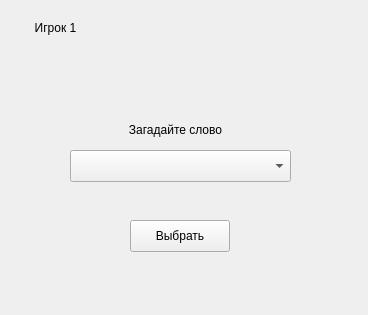
<?xml version="1.0" encoding="UTF-8"?>
<ui version="4.0">
 <class>Widget</class>
 <widget class="QWidget" name="Widget">
  <property name="geometry">
   <rect>
    <x>0</x>
    <y>0</y>
    <width>368</width>
    <height>315</height>
   </rect>
  </property>
  <property name="windowTitle">
   <string>Widget</string>
  </property>
  <widget class="QStackedWidget" name="stackedWidget">
   <property name="geometry">
    <rect>
     <x>0</x>
     <y>0</y>
     <width>361</width>
     <height>321</height>
    </rect>
   </property>
   <property name="currentIndex">
    <number>0</number>
   </property>
   <widget class="QWidget" name="page">
    <widget class="QLabel" name="label">
     <property name="geometry">
      <rect>
       <x>30</x>
       <y>20</y>
       <width>51</width>
       <height>16</height>
      </rect>
     </property>
     <property name="text">
      <string>Игрок 1</string>
     </property>
     <property name="alignment">
      <set>Qt::AlignCenter</set>
     </property>
    </widget>
    <widget class="QLabel" name="label_2">
     <property name="geometry">
      <rect>
       <x>120</x>
       <y>120</y>
       <width>111</width>
       <height>20</height>
      </rect>
     </property>
     <property name="text">
      <string>Загадайте слово</string>
     </property>
     <property name="alignment">
      <set>Qt::AlignCenter</set>
     </property>
    </widget>
    <widget class="QComboBox" name="comboBox">
     <property name="geometry">
      <rect>
       <x>70</x>
       <y>150</y>
       <width>221</width>
       <height>32</height>
      </rect>
     </property>
    </widget>
    <widget class="QPushButton" name="pushButton">
     <property name="geometry">
      <rect>
       <x>130</x>
       <y>220</y>
       <width>100</width>
       <height>32</height>
      </rect>
     </property>
     <property name="text">
      <string>Выбрать</string>
     </property>
    </widget>
   </widget>
   <widget class="QWidget" name="page_2">
    <widget class="QLabel" name="label_4">
     <property name="geometry">
      <rect>
       <x>40</x>
       <y>230</y>
       <width>291</width>
       <height>20</height>
      </rect>
     </property>
     <property name="text">
      <string>Осталось неверных попыток: N</string>
     </property>
     <property name="alignment">
      <set>Qt::AlignCenter</set>
     </property>
    </widget>
    <widget class="QLabel" name="label_3">
     <property name="geometry">
      <rect>
       <x>30</x>
       <y>20</y>
       <width>58</width>
       <height>16</height>
      </rect>
     </property>
     <property name="text">
      <string>Игрок 2</string>
     </property>
    </widget>
    <widget class="QLabel" name="label_5">
     <property name="geometry">
      <rect>
       <x>70</x>
       <y>80</y>
       <width>221</width>
       <height>20</height>
      </rect>
     </property>
     <property name="frameShape">
      <enum>QFrame::Box</enum>
     </property>
     <property name="text">
      <string>test</string>
     </property>
     <property name="alignment">
      <set>Qt::AlignCenter</set>
     </property>
     <property name="wordWrap">
      <bool>false</bool>
     </property>
    </widget>
    <widget class="QGroupBox" name="groupBox">
     <property name="geometry">
      <rect>
       <x>40</x>
       <y>110</y>
       <width>291</width>
       <height>121</height>
      </rect>
     </property>
     <property name="title">
      <string>Выберите букву</string>
     </property>
     <widget class="QPushButton" name="pushButton_1">
      <property name="geometry">
       <rect>
        <x>10</x>
        <y>20</y>
        <width>21</width>
        <height>32</height>
       </rect>
      </property>
      <property name="text">
       <string>а</string>
      </property>
     </widget>
     <widget class="QPushButton" name="pushButton_2">
      <property name="geometry">
       <rect>
        <x>30</x>
        <y>20</y>
        <width>21</width>
        <height>32</height>
       </rect>
      </property>
      <property name="text">
       <string>б</string>
      </property>
     </widget>
     <widget class="QPushButton" name="pushButton_3">
      <property name="geometry">
       <rect>
        <x>50</x>
        <y>20</y>
        <width>21</width>
        <height>32</height>
       </rect>
      </property>
      <property name="text">
       <string>в</string>
      </property>
     </widget>
     <widget class="QPushButton" name="pushButton_4">
      <property name="geometry">
       <rect>
        <x>70</x>
        <y>20</y>
        <width>21</width>
        <height>32</height>
       </rect>
      </property>
      <property name="text">
       <string>г</string>
      </property>
     </widget>
     <widget class="QPushButton" name="pushButton_5">
      <property name="geometry">
       <rect>
        <x>90</x>
        <y>20</y>
        <width>21</width>
        <height>32</height>
       </rect>
      </property>
      <property name="text">
       <string>д</string>
      </property>
     </widget>
     <widget class="QPushButton" name="pushButton_6">
      <property name="geometry">
       <rect>
        <x>110</x>
        <y>20</y>
        <width>21</width>
        <height>32</height>
       </rect>
      </property>
      <property name="text">
       <string>е</string>
      </property>
     </widget>
     <widget class="QPushButton" name="pushButton_7">
      <property name="geometry">
       <rect>
        <x>130</x>
        <y>20</y>
        <width>21</width>
        <height>32</height>
       </rect>
      </property>
      <property name="text">
       <string>ё</string>
      </property>
     </widget>
     <widget class="QPushButton" name="pushButton_8">
      <property name="geometry">
       <rect>
        <x>150</x>
        <y>20</y>
        <width>21</width>
        <height>32</height>
       </rect>
      </property>
      <property name="text">
       <string>ж</string>
      </property>
     </widget>
     <widget class="QPushButton" name="pushButton_9">
      <property name="geometry">
       <rect>
        <x>170</x>
        <y>20</y>
        <width>21</width>
        <height>32</height>
       </rect>
      </property>
      <property name="text">
       <string>з</string>
      </property>
     </widget>
     <widget class="QPushButton" name="pushButton_10">
      <property name="geometry">
       <rect>
        <x>190</x>
        <y>20</y>
        <width>21</width>
        <height>32</height>
       </rect>
      </property>
      <property name="text">
       <string>и</string>
      </property>
     </widget>
     <widget class="QPushButton" name="pushButton_11">
      <property name="geometry">
       <rect>
        <x>210</x>
        <y>20</y>
        <width>21</width>
        <height>32</height>
       </rect>
      </property>
      <property name="text">
       <string>й</string>
      </property>
     </widget>
     <widget class="QPushButton" name="pushButton_12">
      <property name="geometry">
       <rect>
        <x>230</x>
        <y>20</y>
        <width>21</width>
        <height>32</height>
       </rect>
      </property>
      <property name="text">
       <string>к</string>
      </property>
     </widget>
     <widget class="QPushButton" name="pushButton_13">
      <property name="geometry">
       <rect>
        <x>250</x>
        <y>20</y>
        <width>21</width>
        <height>32</height>
       </rect>
      </property>
      <property name="text">
       <string>л</string>
      </property>
     </widget>
     <widget class="QPushButton" name="pushButton_14">
      <property name="geometry">
       <rect>
        <x>10</x>
        <y>50</y>
        <width>21</width>
        <height>32</height>
       </rect>
      </property>
      <property name="text">
       <string>м</string>
      </property>
     </widget>
     <widget class="QPushButton" name="pushButton_15">
      <property name="geometry">
       <rect>
        <x>30</x>
        <y>50</y>
        <width>21</width>
        <height>32</height>
       </rect>
      </property>
      <property name="text">
       <string>н</string>
      </property>
     </widget>
     <widget class="QPushButton" name="pushButton_16">
      <property name="geometry">
       <rect>
        <x>50</x>
        <y>50</y>
        <width>21</width>
        <height>32</height>
       </rect>
      </property>
      <property name="text">
       <string>о</string>
      </property>
     </widget>
     <widget class="QPushButton" name="pushButton_17">
      <property name="geometry">
       <rect>
        <x>70</x>
        <y>50</y>
        <width>21</width>
        <height>32</height>
       </rect>
      </property>
      <property name="text">
       <string>п</string>
      </property>
     </widget>
     <widget class="QPushButton" name="pushButton_18">
      <property name="geometry">
       <rect>
        <x>90</x>
        <y>50</y>
        <width>21</width>
        <height>32</height>
       </rect>
      </property>
      <property name="text">
       <string>р</string>
      </property>
     </widget>
     <widget class="QPushButton" name="pushButton_19">
      <property name="geometry">
       <rect>
        <x>110</x>
        <y>50</y>
        <width>21</width>
        <height>32</height>
       </rect>
      </property>
      <property name="text">
       <string>с</string>
      </property>
     </widget>
     <widget class="QPushButton" name="pushButton_20">
      <property name="geometry">
       <rect>
        <x>130</x>
        <y>50</y>
        <width>21</width>
        <height>32</height>
       </rect>
      </property>
      <property name="text">
       <string>т</string>
      </property>
     </widget>
     <widget class="QPushButton" name="pushButton_21">
      <property name="geometry">
       <rect>
        <x>150</x>
        <y>50</y>
        <width>21</width>
        <height>32</height>
       </rect>
      </property>
      <property name="text">
       <string>у</string>
      </property>
     </widget>
     <widget class="QPushButton" name="pushButton_22">
      <property name="geometry">
       <rect>
        <x>170</x>
        <y>50</y>
        <width>21</width>
        <height>32</height>
       </rect>
      </property>
      <property name="text">
       <string>ф</string>
      </property>
     </widget>
     <widget class="QPushButton" name="pushButton_23">
      <property name="geometry">
       <rect>
        <x>190</x>
        <y>50</y>
        <width>21</width>
        <height>32</height>
       </rect>
      </property>
      <property name="text">
       <string>х</string>
      </property>
     </widget>
     <widget class="QPushButton" name="pushButton_24">
      <property name="geometry">
       <rect>
        <x>210</x>
        <y>50</y>
        <width>21</width>
        <height>32</height>
       </rect>
      </property>
      <property name="text">
       <string>ц</string>
      </property>
     </widget>
     <widget class="QPushButton" name="pushButton_25">
      <property name="geometry">
       <rect>
        <x>230</x>
        <y>50</y>
        <width>21</width>
        <height>32</height>
       </rect>
      </property>
      <property name="text">
       <string>ч</string>
      </property>
     </widget>
     <widget class="QPushButton" name="pushButton_26">
      <property name="geometry">
       <rect>
        <x>250</x>
        <y>50</y>
        <width>21</width>
        <height>32</height>
       </rect>
      </property>
      <property name="text">
       <string>ш</string>
      </property>
     </widget>
     <widget class="QPushButton" name="pushButton_27">
      <property name="geometry">
       <rect>
        <x>10</x>
        <y>80</y>
        <width>21</width>
        <height>32</height>
       </rect>
      </property>
      <property name="text">
       <string>щ</string>
      </property>
     </widget>
     <widget class="QPushButton" name="pushButton_28">
      <property name="geometry">
       <rect>
        <x>30</x>
        <y>80</y>
        <width>21</width>
        <height>32</height>
       </rect>
      </property>
      <property name="text">
       <string>ъ</string>
      </property>
     </widget>
     <widget class="QPushButton" name="pushButton_29">
      <property name="geometry">
       <rect>
        <x>50</x>
        <y>80</y>
        <width>21</width>
        <height>32</height>
       </rect>
      </property>
      <property name="text">
       <string>ы</string>
      </property>
     </widget>
     <widget class="QPushButton" name="pushButton_30">
      <property name="geometry">
       <rect>
        <x>70</x>
        <y>80</y>
        <width>21</width>
        <height>32</height>
       </rect>
      </property>
      <property name="text">
       <string>ь</string>
      </property>
     </widget>
     <widget class="QPushButton" name="pushButton_31">
      <property name="geometry">
       <rect>
        <x>90</x>
        <y>80</y>
        <width>21</width>
        <height>32</height>
       </rect>
      </property>
      <property name="text">
       <string>э</string>
      </property>
     </widget>
     <widget class="QPushButton" name="pushButton_32">
      <property name="geometry">
       <rect>
        <x>110</x>
        <y>80</y>
        <width>21</width>
        <height>32</height>
       </rect>
      </property>
      <property name="text">
       <string>ю</string>
      </property>
     </widget>
     <widget class="QPushButton" name="pushButton_33">
      <property name="geometry">
       <rect>
        <x>130</x>
        <y>80</y>
        <width>21</width>
        <height>32</height>
       </rect>
      </property>
      <property name="text">
       <string>я</string>
      </property>
     </widget>
    </widget>
    <widget class="QProgressBar" name="progressBar">
     <property name="geometry">
      <rect>
       <x>120</x>
       <y>250</y>
       <width>118</width>
       <height>23</height>
      </rect>
     </property>
     <property name="autoFillBackground">
      <bool>false</bool>
     </property>
     <property name="maximum">
      <number>6</number>
     </property>
     <property name="value">
      <number>0</number>
     </property>
     <property name="orientation">
      <enum>Qt::Horizontal</enum>
     </property>
     <property name="invertedAppearance">
      <bool>false</bool>
     </property>
    </widget>
    <widget class="QLabel" name="label_6">
     <property name="geometry">
      <rect>
       <x>130</x>
       <y>50</y>
       <width>111</width>
       <height>16</height>
      </rect>
     </property>
     <property name="text">
      <string>Угадайте слово</string>
     </property>
     <property name="alignment">
      <set>Qt::AlignCenter</set>
     </property>
    </widget>
   </widget>
   <widget class="QWidget" name="page_3">
    <widget class="QLabel" name="label_7">
     <property name="geometry">
      <rect>
       <x>130</x>
       <y>100</y>
       <width>111</width>
       <height>20</height>
      </rect>
     </property>
     <property name="text">
      <string>Who won?</string>
     </property>
     <property name="alignment">
      <set>Qt::AlignCenter</set>
     </property>
    </widget>
    <widget class="QPushButton" name="pushButton_back">
     <property name="geometry">
      <rect>
       <x>140</x>
       <y>180</y>
       <width>100</width>
       <height>32</height>
      </rect>
     </property>
     <property name="text">
      <string>Реванш</string>
     </property>
    </widget>
   </widget>
  </widget>
 </widget>
 <resources/>
 <connections/>
</ui>
